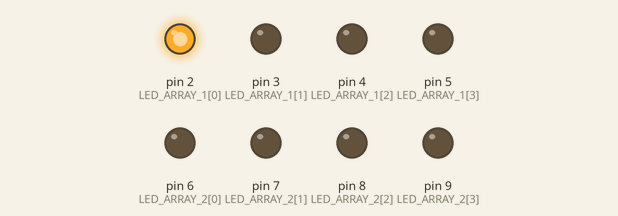
Bench run of a sketch on a simulated Arduino Uno, built with avr-gcc and run on an emulated ATmega328P. On the bench: output pins drawn as LEDs (lit = HIGH).

Above: at 0.1 s.
At 4.6 s:
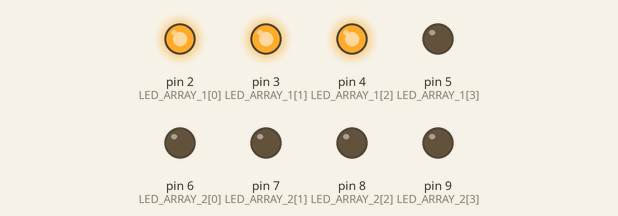
At 9.1 s:
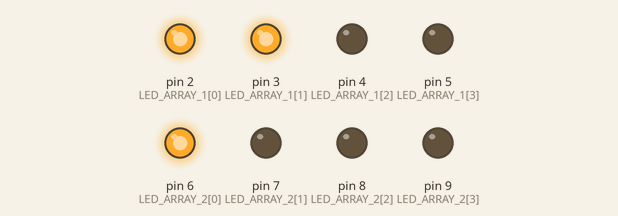
At 18.8 s:
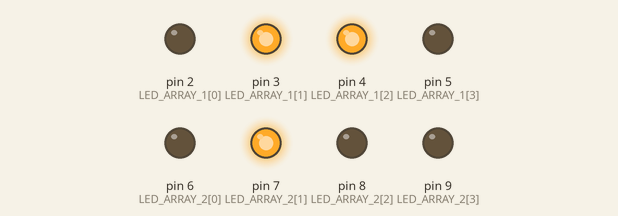
At 28.6 s:
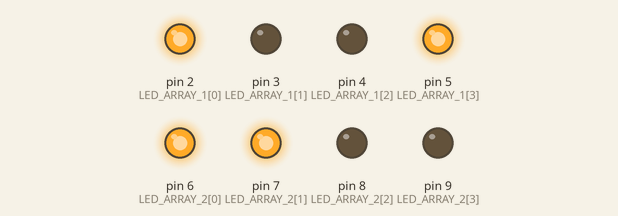
At 39.1 s:
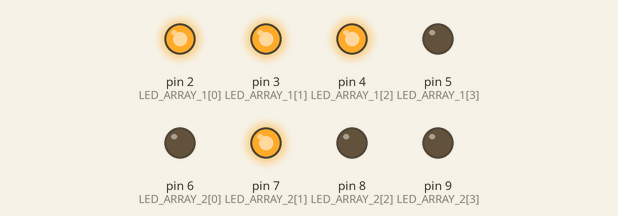
Timing chart, 0 to 40.0 s (numbered marks = the images above):
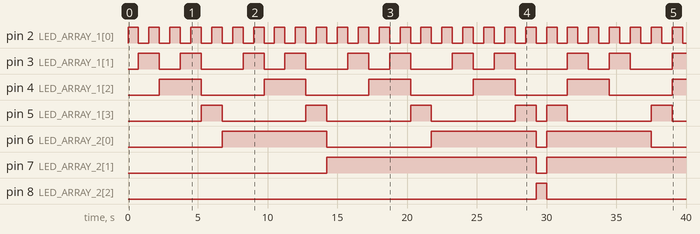

The sketch:

dazzling_bombul1__2_.ino
```cpp
int count=1;
int counter=0;
int LED_ARRAY_1[]={2,3,4,5};
int LED_ARRAY_2[]={6,7,8,9};

void setup()
{
  for(int i=0;i<4;i++){
  	pinMode(LED_ARRAY_1[i],OUTPUT);
    pinMode(LED_ARRAY_2[i],OUTPUT);
  }
}
void convert_bin(int tens,int ones){
    int tens_bin[]={0,0,0,0};
    int ones_bin[]={0,0,0,0};
    for(int i=0;i<4;i++){
    tens_bin[i]=(tens & (1<<i))?1:0;
    ones_bin[i]=(ones & (1<<i))?1:0;
    digitalWrite(LED_ARRAY_1[i],ones_bin[i]);
    digitalWrite(LED_ARRAY_2[i],tens_bin[i]);
    }
}
void loop()
{
 if(counter<79)convert_bin(count/10,count%10);
 if(counter<39& count>0){
    count++;counter++;
 }else{
   count--;counter++;
 }


  delay(750);
 }
```

Measured:
- by itself, pin 2 (LED_ARRAY_1[0]): alternates HIGH for 0.75 s and LOW for 0.75 s
- by itself, pin 3 (LED_ARRAY_1[1]): LOW → HIGH at 0.75 s, → LOW 1.5 s later, → HIGH 1.5 s later, → LOW 1.5 s later, … (21 changes in this stretch)
- by itself, pin 4 (LED_ARRAY_1[2]): goes 3 × (HIGH 3.0 s, LOW 4.5 s), HIGH 3.0 s, LOW 3.8 s, HIGH 3.0 s, LOW 4.5 s, then HIGH
- by itself, pin 5 (LED_ARRAY_1[3]): goes 3 × (HIGH 1.5 s, LOW 6.0 s), HIGH 1.5 s, LOW 0.75 s, HIGH 1.5 s, LOW 6.0 s, HIGH 1.5 s, then LOW
- by itself, pin 6 (LED_ARRAY_2[0]): goes HIGH 7.5 s, LOW 7.5 s, HIGH 7.5 s, LOW 0.75 s, HIGH 7.5 s, then LOW
- by itself, pin 7 (LED_ARRAY_2[1]): LOW → HIGH at 14.3 s, → LOW 15.0 s later, → HIGH 0.75 s later
- by itself, pin 8 (LED_ARRAY_2[2]): LOW → HIGH at 29.3 s, → LOW 0.75 s later
